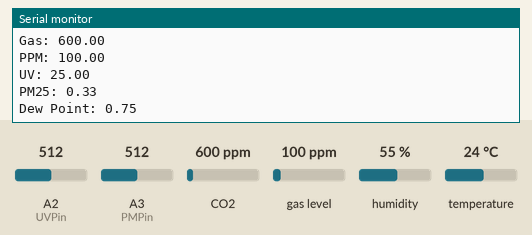
Recording of a sketch running on a simulated Arduino Leonardo, built with avr-gcc and run on an emulated ATmega32U4. On the bench: the last lines printed to the serial monitor. The test bench sets the inputs (shaded band); at power-on: CO2 600 ppm, gas level 100 ppm, humidity 55 %, A2 (UVPin) = 512, A3 (PMPin) = 512, temperature 24 °C.

Above: at 10.8 s.
10.9 s: CO2 set to 452 ppm
20.9 s: gas level set to 20 ppm
30.9 s: humidity set to 22 %
40.9 s: A2 (UVPin) set to 716
At 50.7 s:
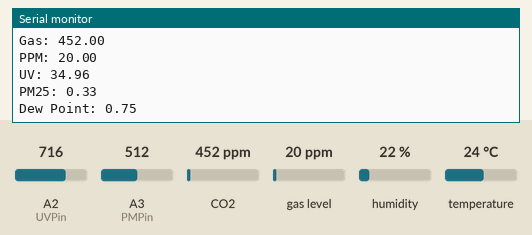
50.9 s: A3 (PMPin) set to 716
At 60.7 s:
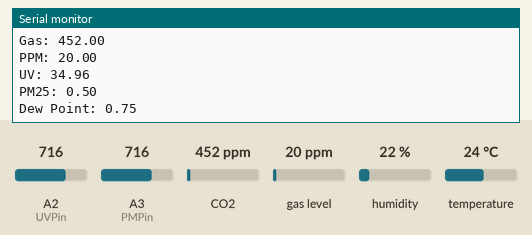
60.9 s: temperature set to 12 °C
At 71.5 s:
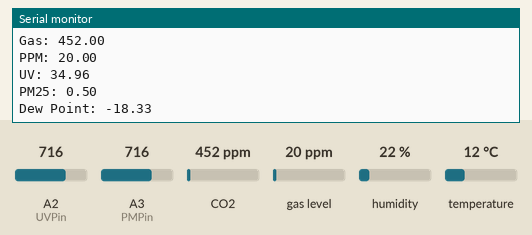

The sketch:

Checking_Sensors.ino
```cpp
#include "WiFiEsp.h"
#include <DHT.h>
#include "MQ135.h"
#include "MQ7.h"

#define DHTPIN 7
#define DHTTYPE DHT11
DHT dht(DHTPIN, DHTTYPE);

#define PIN_MQ135 A0
MQ135 mq135_sensor = MQ135(PIN_MQ135);

#define A_PIN 1
#define VOLTAGE 5
MQ7 mq7(A_PIN, VOLTAGE);

const int UVPin = A2;

const int ledPower = 8;
const int PMPin = A3;

char ssid[] = "KAI Coffee";
char pass[] = "stayhealthy";

WiFiEspClient  client;

#ifndef HAVE_HWSERIAL1
  #include "SoftwareSerial.h"
  SoftwareSerial Serial1(2, 3);                     // RX, TX
  #define ESP_BAUDRATE  19200
#else
  #define ESP_BAUDRATE  115200
#endif

// Initialize our values
String myStatus = "";

void setup() {
  //Initialize serial and wait for port to open
  Serial.begin(115200);
  while(!Serial){
    ; // wait for serial port to connect. Needed for Leonardo native USB port only
  }
	Serial.println("Calibrating MQ7");
	mq7.calibrate();		                  // calculates R0
	Serial.println("Calibration done!");
  dht.begin();
}

void loop() {

  float resultTemperature = dataTemperature();
  float resultHumidity = dataHumidity();
  Serial.print("Nhiet do: ");
  Serial.println(resultTemperature);
  Serial.print("Do am: ");
  Serial.println(resultHumidity);

  float resultGas = dataGasSensor(resultTemperature, resultHumidity);
  Serial.print("Gas: ");
  Serial.println(resultGas);

  Serial.print("PPM: ");
  Serial.println(mq7.readPpm());

  float resultUV = dataUVIndex();
  Serial.print("UV: ");
  Serial.println(resultUV);

  float resultPM = dataPM25();
  Serial.print("PM25: ");
  Serial.println(resultPM);

  float resultDewPoint = getDewPoint(resultTemperature, resultHumidity);
  Serial.print("Dew Point: ");
  Serial.println(resultDewPoint);
  Serial.println();

  delay(10000);
}

void setEspBaudRate(unsigned long baudrate){
  long rates[6] = {115200,74880,57600,38400,19200,9600};

  Serial.print("Setting ESP8266 baudrate to ");
  Serial.print(baudrate);
  Serial.println("...");

  for(int i = 0; i < 6; i++){
    Serial1.begin(rates[i]);
    delay(100);
    Serial1.print("AT+UART_DEF=");
    Serial1.print(baudrate);
    Serial1.print(",8,1,0,0\r\n");
    delay(100);
  }

  Serial1.begin(baudrate);
}

float dataTemperature() {
  const int toleranceTem = -1;
  float correctTem = dht.readTemperature() + toleranceTem;
  return correctTem;
}

float dataHumidity() {
  const int toleranceHumi = 10;
  float correctHumi = dht.readHumidity() + toleranceHumi;
  return correctHumi;
}

float dataGasSensor(float temperature, float humidity) {
  if (isnan(temperature) || isnan(humidity)) {
    Serial.println(F("Failed to read from DHT sensor!"));
    return;
  }
  float correctedPPM = mq135_sensor.getCorrectedPPM(temperature, humidity);
  return correctedPPM;
}

float dataUVIndex() {
  int sensor_value = analogRead(UVPin);
  float volts = sensor_value * 5.0 / 1024.0;
  float UV_index = volts * 10;
  return UV_index;
}

float dataPM25() {
  digitalWrite(ledPower, LOW);
  delayMicroseconds(280);
  float voMeasured = analogRead(PMPin);
  delayMicroseconds(40);
  digitalWrite(ledPower,HIGH);
  delayMicroseconds(9680);
  float calcVoltage = voMeasured * (5.0 / 1024);
  float dustDensity = (0.172 * calcVoltage - 0.0999);
  if (dustDensity < 0)
  {
    dustDensity = 0.00;
  }
  return dustDensity;
}

float getDewPoint(float temperature, float humidity) {
  double a = 17.271;
  double b = 237.7;
  double temp = (a * temperature) / (b + temperature) + log(temperature/100);
  double Td = (b * temp) / (a - temp);
  float TdFloat = (float)Td;
  return TdFloat;
}
```

Measured:
- after the input at 40.9 s, the serial monitor: prints a new line after 9.3 s (image 1)
- after the input at 50.9 s, the serial monitor: prints a new line after 9.4 s (image 2)
- after the input at 60.9 s, the serial monitor: prints a new line after 9.4 s (image 3)
